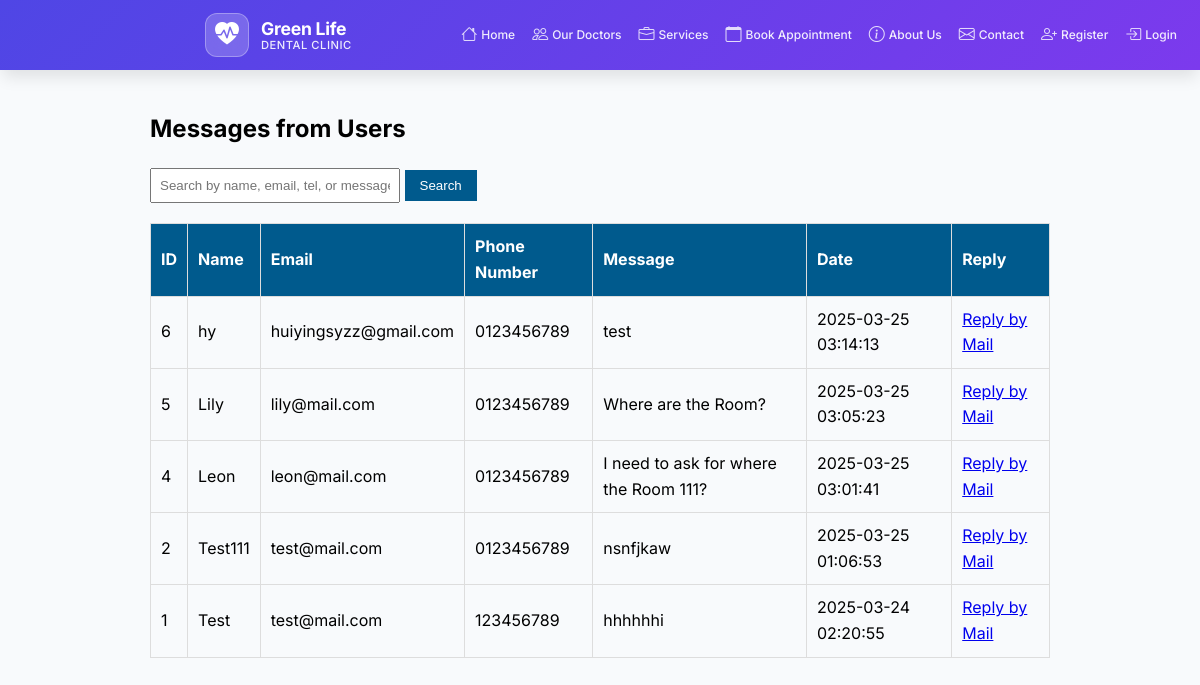
The app's page /doctor/messages_old.php, older data.
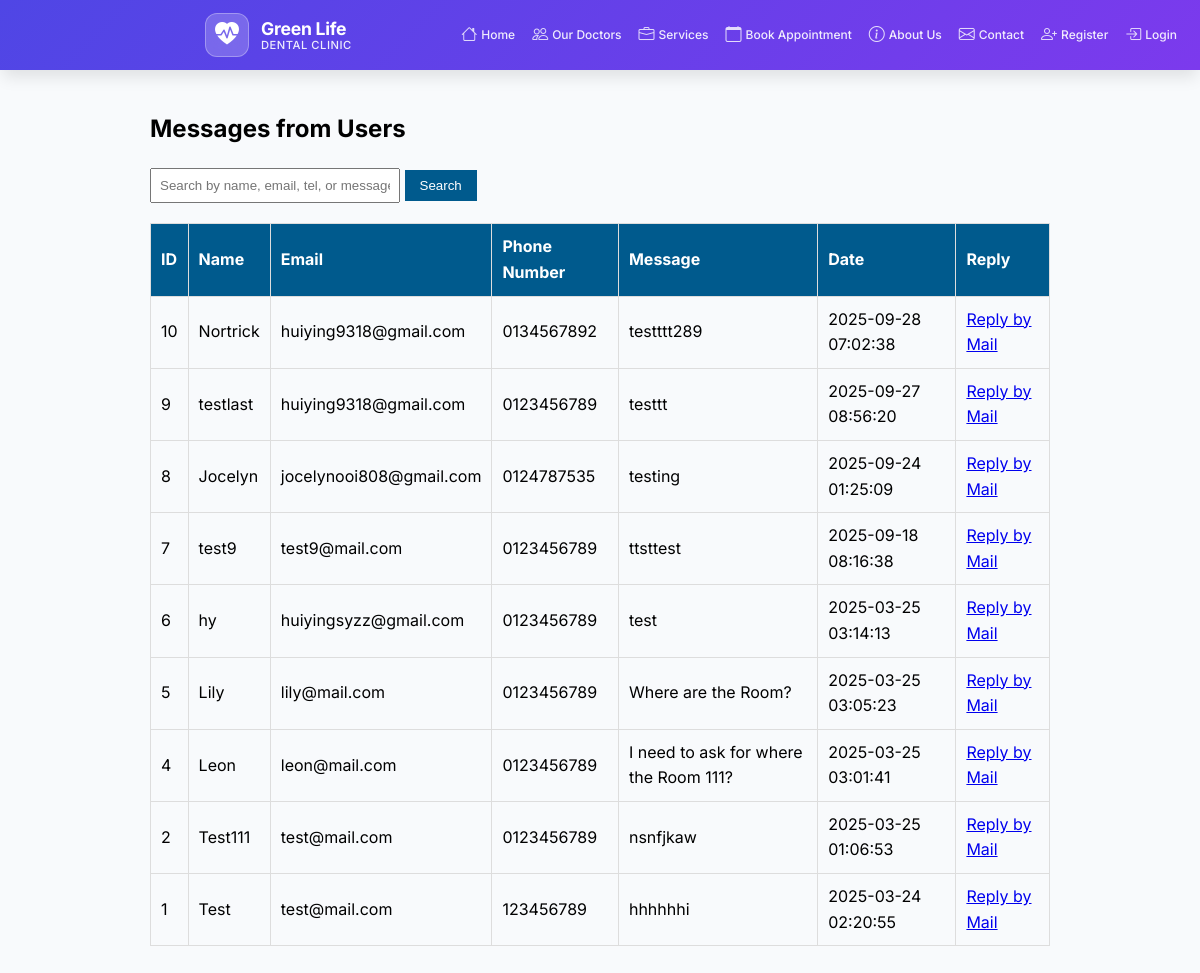
The same page, newer data.
### tables this page shows
CREATE TABLE `messages` (
  `id` int(11) NOT NULL,
  `name` varchar(255) NOT NULL,
  `email` varchar(255) NOT NULL,
  `tel` varchar(20) DEFAULT NULL,
  `message` text NOT NULL,
  `created_at` timestamp NOT NULL DEFAULT current_timestamp()
);

### doctor/messages_old.php (the view, shortened to what this page needs)
<?php
$conn = new mysqli("localhost", "root", "", "hospital_management_system");
$search = isset($_GET['search']) ? trim($_GET['search']) : '';
$sql = "SELECT * FROM messages";
$sql .= " ORDER BY created_at DESC";
$result = $conn->query($sql);
$num_rows = $result->num_rows;
?>
<!DOCTYPE html>
<html lang="en">
<head>
</head>
<body>
<?php include '../includes/navbar.php'; ?>
<div class="container">
    <h2>Messages from Users</h2>
    <form method="GET" class="search-bar">
        <input type="text" name="search" placeholder="Search by name, email, tel, or message" value="<?php echo htmlspecialchars($search); ?>">
        <button type="submit">Search</button>
    </form>
    <?php if ($num_rows > 0) { ?>
        <table>
            <tr>
                <th>ID</th>
                <th>Name</th>
                <th>Email</th>
                <th>Phone Number</th>
                <th>Message</th>
                <th>Date</th>
                <th>Reply</th>
            </tr>
            <?php while ($row = $result->fetch_assoc()) { ?>
                <tr>
                    <td><?php echo $row['id']; ?></td>
                    <td><?php echo $row['name']; ?></td>
                    <td><?php echo $row['email']; ?></td>
                    <td><?php echo $row['tel']; ?></td>
                    <td><?php echo $row['message']; ?></td>
                    <td><?php echo $row['created_at']; ?></td>
                    <td>
                        <a href="mailto:<?php echo $row['email']; ?>?subject=Reply from Green Life Dental Clinic">
                            Reply by Mail
                        </a>
                    </td>
                </tr>
            <?php } ?>
        </table>
    <?php } else { ?>
        <p class="no-results">No users found</p>
    <?php } ?>
</div>
</body>
</html>

Row changes from the older to the newer data that the page shows:
added messages: id "10", name "Nortrick", email "huiying9318@gmail.com", tel "0134567892", message "testttt289", created_at "2025-09-28 07:02:38"
added messages: id "9", name "testlast", email "huiying9318@gmail.com", tel "0123456789", message "testtt", created_at "2025-09-27 08:56:20"
added messages: id "8", name "Jocelyn", email "jocelynooi808@gmail.com", tel "0124787535", message "testing", created_at "2025-09-24 01:25:09"
added messages: id "7", name "test9", email "test9@mail.com", tel "0123456789", message "ttsttest", created_at "2025-09-18 08:16:38"
